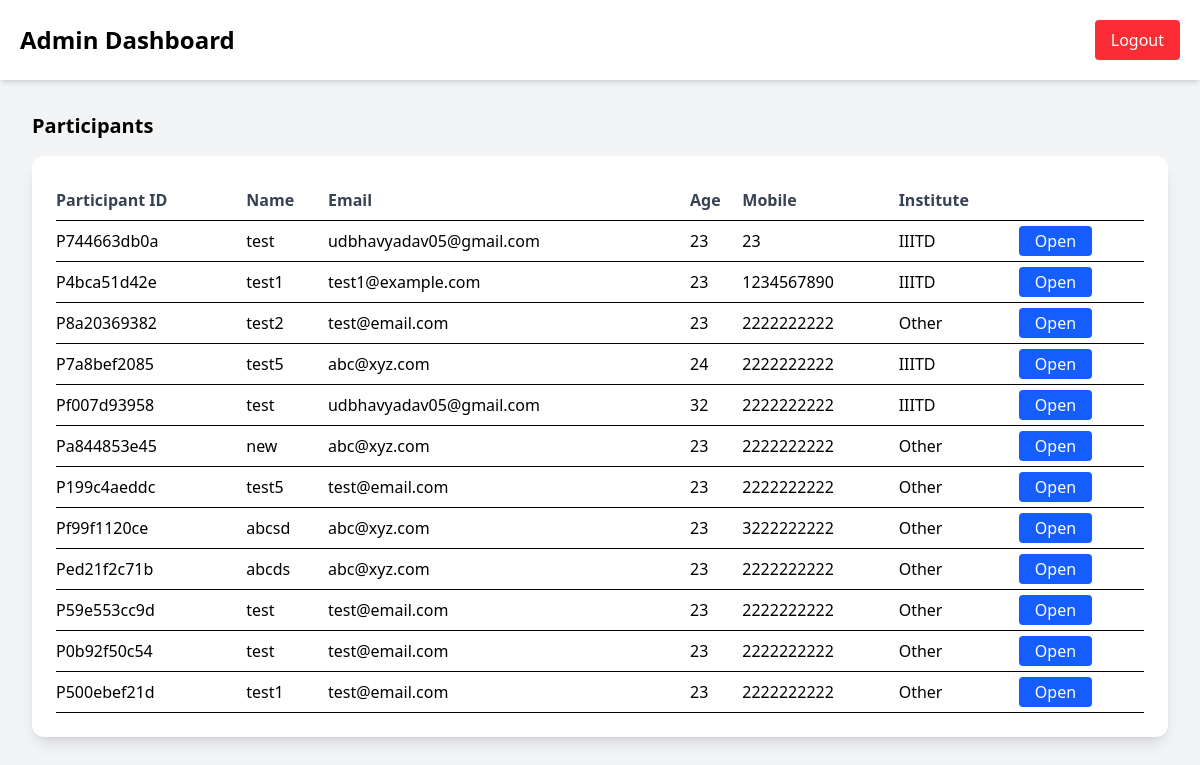
The app's page /admin/dashboard (signed in), older data.
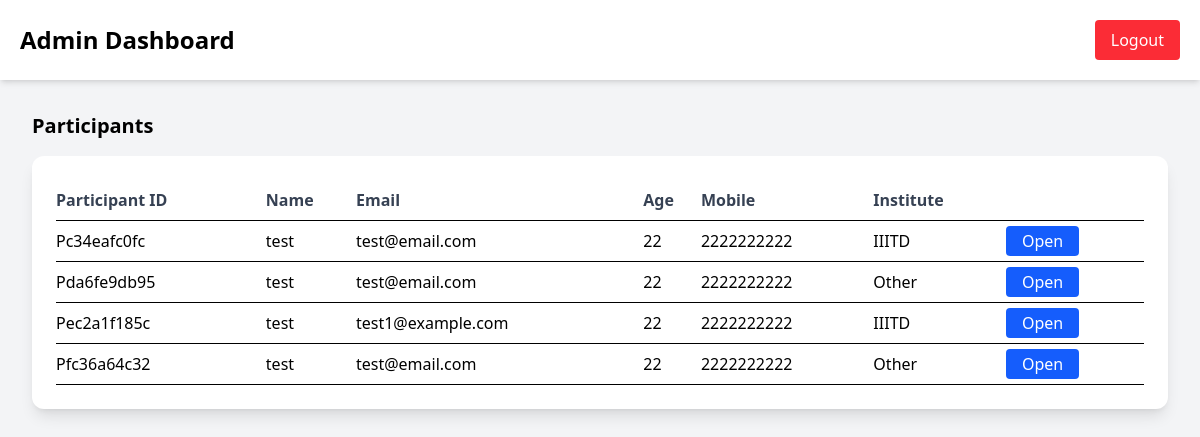
The same page, newer data.
### tables this page shows
CREATE TABLE participants (
        id INTEGER PRIMARY KEY AUTOINCREMENT,
        participant_id TEXT UNIQUE NOT NULL,
        name TEXT,
        email TEXT,
        age INTEGER,
        mobile TEXT,
        institution TEXT,        -- IIITD / Other
        batch TEXT,
        branch TEXT,
        roll_number TEXT,
        other_institution TEXT   -- when institution = Other
        );

### admin_routes.py (the view)
@admin_bp.route("/admin/dashboard")
@admin_required
def admin_dashboard():
    conn = get_db_connection()
    cur = conn.cursor()
    cur.execute("SELECT participant_id, name, email, age, mobile, institution FROM participants")
    participants = cur.fetchall()
    conn.close()
    return render_template("admin_dashboard.html", participants=participants)

### admin_routes.py (called while the page is built)
def admin_required(f):
    from functools import wraps
    @wraps(f)
    def secured(*args, **kwargs):
        if "admin_logged_in" not in session:
            return redirect(url_for("admin.admin_login"))
        return f(*args, **kwargs)
    return secured

### database.py (called while the page is built)
def get_db_connection():
    return sqlite3.connect(DB_PATH)

### templates/admin_dashboard.html (shortened to what this page needs)
<!DOCTYPE html>
<html lang="en">
<head>
    <link rel="stylesheet" href="{{ url_for('static', filename='css/output.css') }}">
</head>
<body class="bg-gray-100 min-h-screen">
    <header class="bg-white shadow-md p-5 flex justify-between items-center">
        <h1 class="text-2xl font-bold">Admin Dashboard</h1>
        <a href="/admin/logout"
           class="bg-red-500 text-white px-4 py-2 rounded hover:bg-red-600">
           Logout
        </a>
    </header>
    <main class="p-8">
        <h2 class="text-xl font-semibold mb-4">Participants</h2>
        <div class="overflow-x-auto bg-white p-6 rounded-xl shadow-lg">
            <table class="w-full text-left">
                <thead class="border-b">
                <tr class="font-semibold text-gray-700">
                    <th class="py-2">Participant ID</th>
                    <th class="py-2">Name</th>
                    <th class="py-2">Email</th>
                    <th class="py-2">Age</th>
                    <th class="py-2">Mobile</th>
                    <th class="py-2">Institute</th>
                </tr>
                </thead>
                <tbody>
                {% for pid, name, email, age, mobile, institution in participants %}
                    <tr class="border-b hover:bg-gray-50">
                        <td class="py-2">{{ pid }}</td>
                        <td class="py-2">{{ name }}</td>
                        <td class="py-2">{{ email }}</td>
                        <td class="py-2">{{ age }}</td>
                        <td class="py-2">{{ mobile }}</td>
                        <td class="py-2">{{ institution }}</td>
                        <td class="py-2">
                            <a href="/admin/participant/{{ pid }}"
                               class="bg-blue-600 text-white px-4 py-1 rounded hover:bg-blue-700">
                               Open
                            </a>
                        </td>
                    </tr>
                {% endfor %}
                </tbody>
            </table>
        </div>
    </main>
</body>
</html>

Row changes from the older to the newer data that the page shows:
removed participants: participant "Pf007d93958", name "test", email "udbhavyadav05@gmail.com", age "32", mobile "2222222222", institution "IIITD"
removed participants: participant "Pa844853e45", name "new", email "abc@xyz.com", age "23", mobile "2222222222", institution "Other"
removed participants: participant "P199c4aeddc", name "test5", email "test@email.com", age "23", mobile "2222222222", institution "Other"
removed participants: participant "Pf99f1120ce", name "abcsd", email "abc@xyz.com", age "23", mobile "3222222222", institution "Other"
removed participants: participant "Ped21f2c71b", name "abcds", email "abc@xyz.com", age "23", mobile "2222222222", institution "Other"
removed participants: participant "P59e553cc9d", name "test", email "test@email.com", age "23", mobile "2222222222", institution "Other"
removed participants: participant "P0b92f50c54", name "test", email "test@email.com", age "23", mobile "2222222222", institution "Other"
removed participants: participant "P500ebef21d", name "test1", email "test@email.com", age "23", mobile "2222222222", institution "Other"
changed participants: participant "P744663db0a" → "Pc34eafc0fc"; email "udbhavyadav05@gmail.com" → "test@email.com"; age "23" → "22"; mobile "23" → "2222222222"
changed participants: participant "P4bca51d42e" → "Pda6fe9db95"; name "test1" → "test"; email "test1@example.com" → "test@email.com"; age "23" → "22"; mobile "1234567890" → "2222222222"; institution "IIITD" → "Other"
changed participants: participant "P8a20369382" → "Pec2a1f185c"; name "test2" → "test"; email "test@email.com" → "test1@example.com"; age "23" → "22"; institution "Other" → "IIITD"
changed participants: participant "P7a8bef2085" → "Pfc36a64c32"; name "test5" → "test"; email "abc@xyz.com" → "test@email.com"; age "24" → "22"; institution "IIITD" → "Other"
